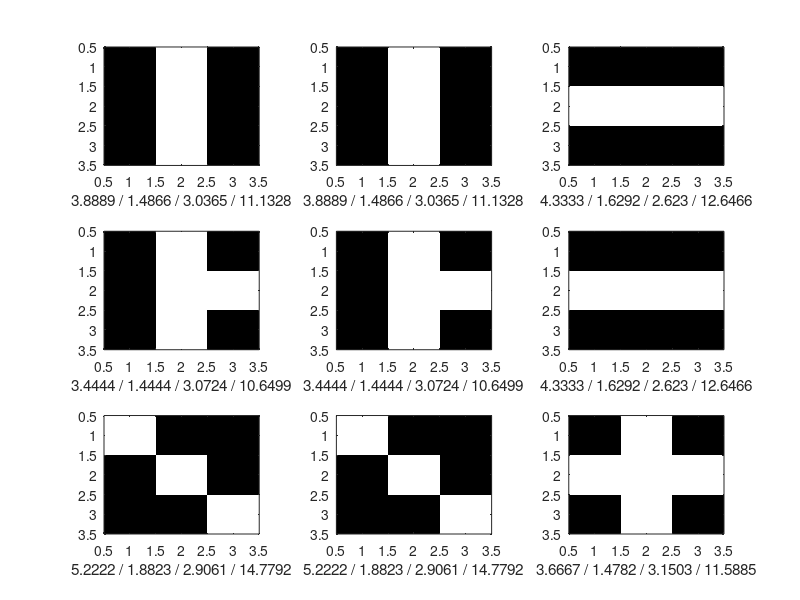

Source code (MATLAB):
clear all;
close all;


p(:,:,1) = [0 1 0; 0 1 0; 0 1 0];
p(:,:,2) = [0 1 0; 0 1 0; 0 1 0];
p(:,:,3) = [0 0 0; 1 1 1; 0 0 0];
p(:,:,6) = [0 0 0; 1 1 1; 0 0 0];
p(:,:,9) = [0 1 0; 1 1 1; 0 1 0];
p(:,:,4) = [0 1 0; 0 1 1; 0 1 0];
p(:,:,5) = [0 1 0; 0 1 1; 0 1 0];
p(:,:,8) = [1 0 0; 0 1 0; 0 0 1];
p(:,:,7) = [ 1 0 0; 0 1 0; 0 0 1 ];
% p=double(~p);
% % 
% for i=1:9
%     I = kron(p(:,:,i),ones(100));
%     imwrite(I,['../../Publications/Saliency/images/Struct/patch' num2str(i) '.png'],'png');
% end
%     

% p= p - repmat(m,[1 1 9]);
%%
pA = mean(p,3);
pVec = reshape(p-repmat(pA,[1 1 9]),[9 9])';
pVecOld = reshape(p,[9 9])';
m = repmat(mean(pVecOld,2),[1 size(pVecOld,2)]);
pVecNoMean = pVecOld - m;
pA2 = repmat(mean(pVecNoMean,1),[size(pVecNoMean,1) 1]);
% dOld = sum(squareform(abs(pdist(pVecOld-m,'cityblock'))));
dOld = sum(squareform(abs(pdist(pVecOld-m,'euclidean'))));
[COEFF] = princomp(pVecNoMean-pA2);
SCORE = pVecNoMean*COEFF;
r = reshape(SCORE',[3 3 9]);
reconError = sum(abs((SCORE)),2);
figure(1)
for i=1:9
subplot(3,3,i);imagesc(p(:,:,i));colormap(gray);
m = mean2(p(:,:,i));
d = abs(p(:,:,i)-pA-m);
value = sum(d(:));
value2 = sqrt(sum(d(:).^2));
value3 = reconError(i);
value4 = dOld(i);
xlabel([num2str(value) ' / ' num2str(value2) ' / ' num2str(value3)  ' / ' num2str(value4) ]);
end
% figure(2);imagesc(pA,[M 1]); axis image;colormap(gray);


% figure(99);
% m = zeros(3);
% for i=1:9
%     c = reshape(COEFF(:,i),[3 3])';
%     m=m+c;
% subplot(3,3,i);imagesc(c,[M 1]);colormap(gray);
% end
% m = m/9;
% figure(100);imagesc(m,[M 1]); axis image;colormap(gray);